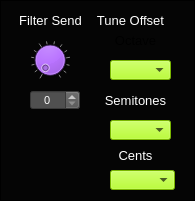
  <widget class="CustomFrame" name="frame_MsoSendFiltersTuneOffset">
   <property name="geometry">
    <rect>
     <x>5</x>
     <y>5</y>
     <width>195</width>
     <height>201</height>
    </rect>
   </property>
   <property name="styleSheet">
    <string notr="true">background-color: rgb(5, 5, 5);</string>
   </property>
   <property name="frameShape">
    <enum>QFrame::Panel</enum>
   </property>
   <property name="frameShadow">
    <enum>QFrame::Plain</enum>
   </property>
   <property name="lineWidth">
    <number>1</number>
   </property>
   <property name="midLineWidth">
    <number>1</number>
   </property>
   <widget class="CustomSpinBox" name="spinBox_MsoSynthSendFilter">
    <property name="geometry">
     <rect>
      <x>30</x>
      <y>90</y>
      <width>50</width>
      <height>20</height>
     </rect>
    </property>
    <property name="font">
     <font>
      <pointsize>8</pointsize>
     </font>
    </property>
    <property name="focusPolicy">
     <enum>Qt::NoFocus</enum>
    </property>
    <property name="styleSheet">
     <string notr="true">background-color: rgb(80,80,80);
color: rgb(255, 255, 255);</string>
    </property>
    <property name="alignment">
     <set>Qt::AlignCenter</set>
    </property>
    <property name="readOnly">
     <bool>false</bool>
    </property>
    <property name="accelerated">
     <bool>true</bool>
    </property>
    <property name="maximum">
     <number>100</number>
    </property>
    <property name="value">
     <number>0</number>
    </property>
   </widget>
   <widget class="QLabel" name="label_110">
    <property name="geometry">
     <rect>
      <x>10</x>
      <y>10</y>
      <width>81</width>
      <height>21</height>
     </rect>
    </property>
    <property name="font">
     <font>
      <pointsize>10</pointsize>
     </font>
    </property>
    <property name="styleSheet">
     <string notr="true">color: rgb(255, 255, 255);</string>
    </property>
    <property name="text">
     <string>Filter Send</string>
    </property>
    <property name="alignment">
     <set>Qt::AlignCenter</set>
    </property>
   </widget>
   <widget class="CustomDial" name="dial_MsoSynthSendFilter">
    <property name="geometry">
     <rect>
      <x>30</x>
      <y>40</y>
      <width>40</width>
      <height>40</height>
     </rect>
    </property>
    <property name="focusPolicy">
     <enum>Qt::NoFocus</enum>
    </property>
    <property name="styleSheet">
     <string notr="true">background-color: rgb(170, 85, 255);</string>
    </property>
    <property name="maximum">
     <number>100</number>
    </property>
    <property name="value">
     <number>0</number>
    </property>
    <property name="wrapping">
     <bool>false</bool>
    </property>
    <property name="notchTarget">
     <double>8.000000000000000</double>
    </property>
    <property name="notchesVisible">
     <bool>true</bool>
    </property>
   </widget>
   <widget class="CustomComboBox" name="comboBox_MsoSynthTuneCents">
    <property name="geometry">
     <rect>
      <x>110</x>
      <y>170</y>
      <width>65</width>
      <height>20</height>
     </rect>
    </property>
    <property name="font">
     <font>
      <pointsize>8</pointsize>
     </font>
    </property>
    <property name="focusPolicy">
     <enum>Qt::NoFocus</enum>
    </property>
    <property name="styleSheet">
     <string notr="true">selection-background-color: rgb(255, 0, 0);
border-color: rgb(0, 0, 0);
background-color: rgb(170, 255, 0);
</string>
    </property>
    <property name="currentText">
     <string/>
    </property>
    <property name="currentIndex">
     <number>-1</number>
    </property>
    <property name="maxVisibleItems">
     <number>4</number>
    </property>
   </widget>
   <widget class="QLabel" name="label_114">
    <property name="geometry">
     <rect>
      <x>110</x>
      <y>30</y>
      <width>51</width>
      <height>21</height>
     </rect>
    </property>
    <property name="font">
     <font>
      <pointsize>10</pointsize>
     </font>
    </property>
    <property name="text">
     <string>Octave</string>
    </property>
    <property name="alignment">
     <set>Qt::AlignCenter</set>
    </property>
   </widget>
   <widget class="QLabel" name="label_116">
    <property name="geometry">
     <rect>
      <x>110</x>
      <y>145</y>
      <width>51</width>
      <height>21</height>
     </rect>
    </property>
    <property name="font">
     <font>
      <pointsize>10</pointsize>
     </font>
    </property>
    <property name="styleSheet">
     <string notr="true">color: rgb(255, 255, 255);</string>
    </property>
    <property name="text">
     <string>Cents</string>
    </property>
    <property name="alignment">
     <set>Qt::AlignCenter</set>
    </property>
   </widget>
   <widget class="QLabel" name="label_117">
    <property name="geometry">
     <rect>
      <x>90</x>
      <y>10</y>
      <width>81</width>
      <height>20</height>
     </rect>
    </property>
    <property name="font">
     <font>
      <pointsize>10</pointsize>
     </font>
    </property>
    <property name="styleSheet">
     <string notr="true">color: rgb(255, 255, 255);</string>
    </property>
    <property name="text">
     <string>Tune Offset</string>
    </property>
    <property name="alignment">
     <set>Qt::AlignCenter</set>
    </property>
   </widget>
   <widget class="QLabel" name="label_115">
    <property name="geometry">
     <rect>
      <x>100</x>
      <y>90</y>
      <width>71</width>
      <height>21</height>
     </rect>
    </property>
    <property name="font">
     <font>
      <pointsize>10</pointsize>
     </font>
    </property>
    <property name="styleSheet">
     <string notr="true">color: rgb(255, 255, 255);</string>
    </property>
    <property name="text">
     <string>Semitones</string>
    </property>
    <property name="alignment">
     <set>Qt::AlignCenter</set>
    </property>
   </widget>
   <widget class="CustomComboBox" name="comboBox_MsoSynthTuneOctave">
    <property name="geometry">
     <rect>
      <x>110</x>
      <y>60</y>
      <width>61</width>
      <height>20</height>
     </rect>
    </property>
    <property name="font">
     <font>
      <pointsize>8</pointsize>
     </font>
    </property>
    <property name="focusPolicy">
     <enum>Qt::NoFocus</enum>
    </property>
    <property name="styleSheet">
     <string notr="true">selection-background-color: rgb(255, 0, 0);
border-color: rgb(0, 0, 0);
background-color: rgb(170, 255, 0);
</string>
    </property>
    <property name="currentText">
     <string/>
    </property>
    <property name="currentIndex">
     <number>-1</number>
    </property>
    <property name="maxVisibleItems">
     <number>4</number>
    </property>
   </widget>
   <widget class="CustomComboBox" name="comboBox_MsoSynthTuneSemitones">
    <property name="geometry">
     <rect>
      <x>110</x>
      <y>120</y>
      <width>61</width>
      <height>20</height>
     </rect>
    </property>
    <property name="font">
     <font>
      <pointsize>8</pointsize>
     </font>
    </property>
    <property name="focusPolicy">
     <enum>Qt::NoFocus</enum>
    </property>
    <property name="styleSheet">
     <string notr="true">selection-background-color: rgb(255, 0, 0);
border-color: rgb(0, 0, 0);
background-color: rgb(170, 255, 0);
</string>
    </property>
    <property name="currentText">
     <string/>
    </property>
    <property name="currentIndex">
     <number>-1</number>
    </property>
    <property name="maxVisibleItems">
     <number>4</number>
    </property>
   </widget>
  </widget>
